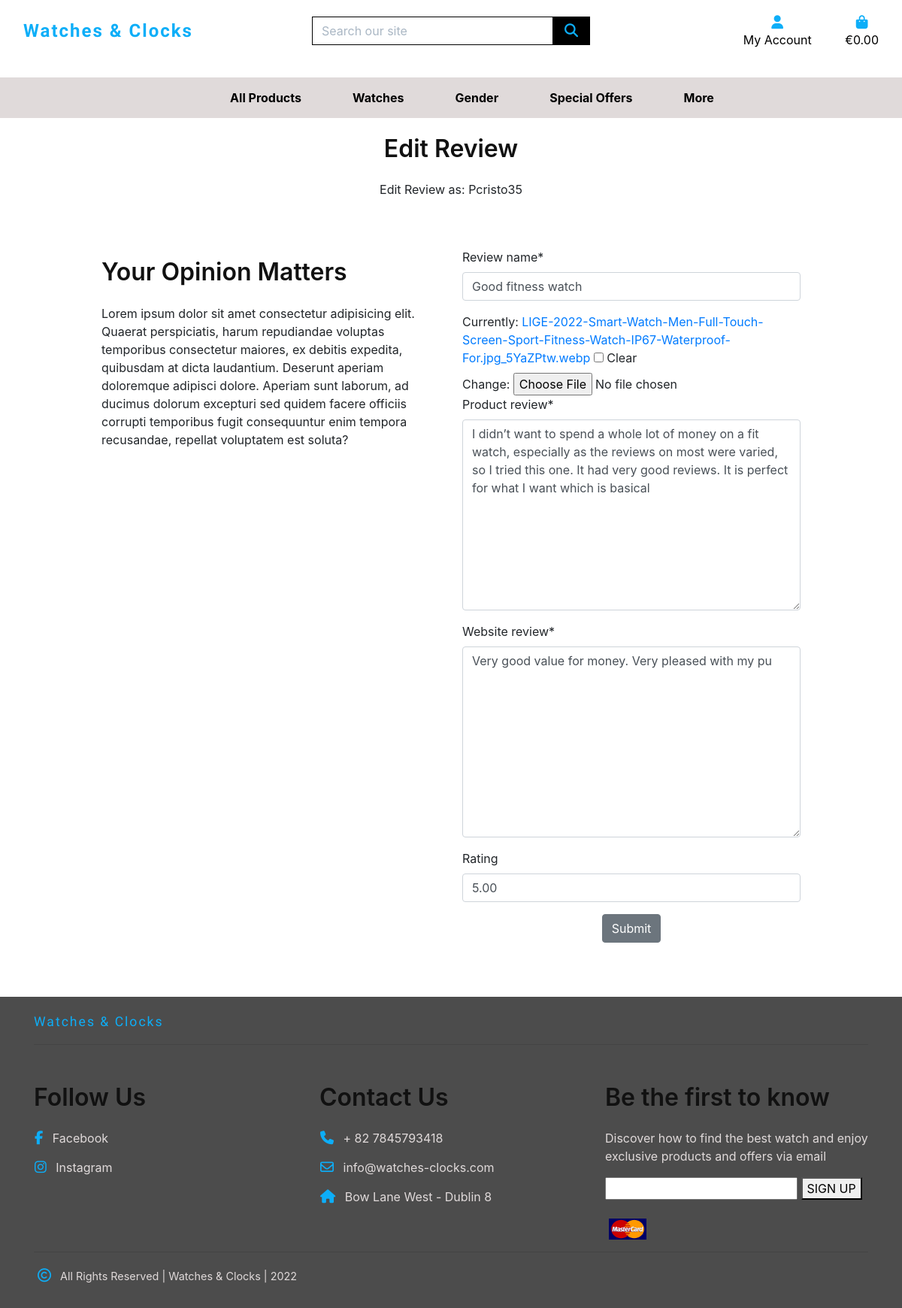
Page /reviews/edit_review/5 (signed in) on the committed database.
### reviews/models.py (models this page shows, shortened)
class Reviews(models.Model):
    class Meta:
        verbose_name_plural = 'Reviews'
    review_name = models.CharField(max_length=20)
    name = models.CharField(max_length=20)
    image = models.ImageField(null=True, blank=True)
    timestamp = models.DateTimeField(auto_now_add=True)
    product_review = models.TextField(max_length=200)
    website_review = models.TextField(max_length=50)
    rating = models.DecimalField(
        max_digits=6, decimal_places=2, null=True, blank=True)
    approved = models.BooleanField(default=False)

### reviews/views.py (the view)
# urls.py: path('edit_review/<int:pk>', views.EditReview.as_view(), name='edit_review'),
class EditReview(LoginRequiredMixin, SuccessMessageMixin, UpdateView):
    model = Reviews
    form_class = ReviewsForm
    template_name = 'reviews/add_edit_review.html'
    success_message = 'The review was successfully updated'

### reviews/forms.py
class ReviewsForm(forms.ModelForm):
    class Meta:
        model = Reviews
        fields = ('review_name', 'image', 'product_review', 'website_review', 'rating')

### bag/contexts.py (called while the page is built, shortened)
def bag_contents(request):
    bag_items = []
    total = 0
    product_count = 0
    bag = request.session.get('bag', {})
    if total < settings.FREE_DELIVERY_THRESHOLD:
        delivery = total * Decimal(settings.STANDARD_DELIVERY_PERCENTAGE / 100)
        free_delivery_delta = settings.FREE_DELIVERY_THRESHOLD - total
    else:
        delivery = 0
        free_delivery_delta = 0
    grand_total = delivery + total
    context = {
        'bag_items': bag_items,
        'total': total,
        'product_count': product_count,
        'delivery': delivery,
        'free_delivery_delta': free_delivery_delta,
        'free_delivery_threshold': settings.FREE_DELIVERY_THRESHOLD,
        'grand_total': grand_total,
    }
    return context

### products/context_processors.py (called while the page is built)
def products_selected(request):
    products_selected = Product.objects.filter(featured=True)
    context = {
        'products_selected': products_selected,
    }
    return context

def products_promotion(request):
    products_promotion = Product.objects.filter(promotion=True)
    context = {
        'products_promotion': products_promotion,
    }
    return context

def comming_soon(request):
    comming_soon = Product.objects.filter(comming_soon=True)
    context = {
        'comming_soon': comming_soon,
    }
    return context

### reviews/templates/reviews/add_edit_review.html (shortened to what this page needs)
{% extends "base.html" %} {% load static %} {% block page_header %}
<div class="container header-container">
</div>
{% endblock %} {% block content %}
<div id="add_review" class="edit-comments">
  <div class="container">
    <div class="row">
      <div class="col-12 text-center">
        {% if reviews %}
        <h1 class="sub-title mt-70">Edit Review</h1>
        <p>Edit Review as: {{ user.username | slice:":10" }}</p>
        {% else %}
        <h1 class="sub-title mt-70">Add Review</h1>
        <p>Add Review as: {{ user.username | slice:":10" }}</p>
        {% endif %}
      </div>
      <div class="col-md-6 mt-5">
        <h2 class="sub-title">Your Opinion Matters</h2>
        <p>
          Lorem ipsum dolor sit amet consectetur adipisicing elit. Quaerat
          perspiciatis, harum repudiandae voluptas temporibus consectetur
          maiores, ex debitis expedita, quibusdam at dicta laudantium. Deserunt
          aperiam doloremque adipisci dolore. Aperiam sunt laborum, ad ducimus
          dolorum excepturi sed quidem facere officiis corrupti temporibus fugit
          consequuntur enim tempora recusandae, repellat voluptatem est soluta?
        </p>
      </div>
      <div class="col-md-6">
        <form method="post" enctype="multipart/form-data">
            {% for field in form %}
                {% if field.name != 'image' %}
                    {{ field | as_crispy_field }}
                {% else %}
                    {{ field }}
                {% endif %}
            {% endfor %}
          <div class="text-center">
            <button
              class="btn btn-secondary right mb-4"
              type="submit"
              value="Save"
            >
              Submit
            </button>
          </div>
        </form>
      </div>
    </div>
  </div>
</div>
{% endblock %}

### static/css/main.css (style rules this page uses)
* { -webkit-transition: all ease 0.2s; text-decoration: none !important; -o-transition: all ease 0.2s; -webkit-transition: all ease 0.3s; -moz-transition: all ease 0.3s; -o-transition: all ease 0.3s; transition: all ease0.3s; }
body { height: 100%; padding: 0; margin: 0; }
:root { --iterative-color: rgb(13, 174, 248); --overlay-black: rgba(0, 0, 0, 0.7); --fully-black: rgb(17, 17, 17); --light-grey: rgb(224, 218, 218); --white: rgb(255, 255, 255); --orange: rgb(236, 170, 115); --red : rgb(228, 15, 15); --text-white: rgb(250, 235, 215); --text-grey: rgb(153, 150, 145); --text-black: rgba(17, 17, 17); }
.sub-title { font-size: 2rem; color: var(--text-black); font-weight: 600; padding: 15px 0; }
@media (min-width: 1200px) { .container { max-width: 80%; } }
@media (min-width: 992px) { .header-container { padding-top: 164px; } }

### reviews/static/css/reviews.css (style rules this page uses)
#add_review form { margin: 50px auto 0; display: block; width: inherit; }

### rows in the picture
Reviews: review_name "Good fitness watch" "I didn’t want to spend a whole lot of money on a fit watch, especially as the reviews on most were varied, so I tried this one. It had very good reviews. It is perfect for what I want which is basical" "Very good value for money. Very pleased with my pu" "5.00"

### other values in the picture
{{ user.username | slice:":10" }} "Pcristo35"
